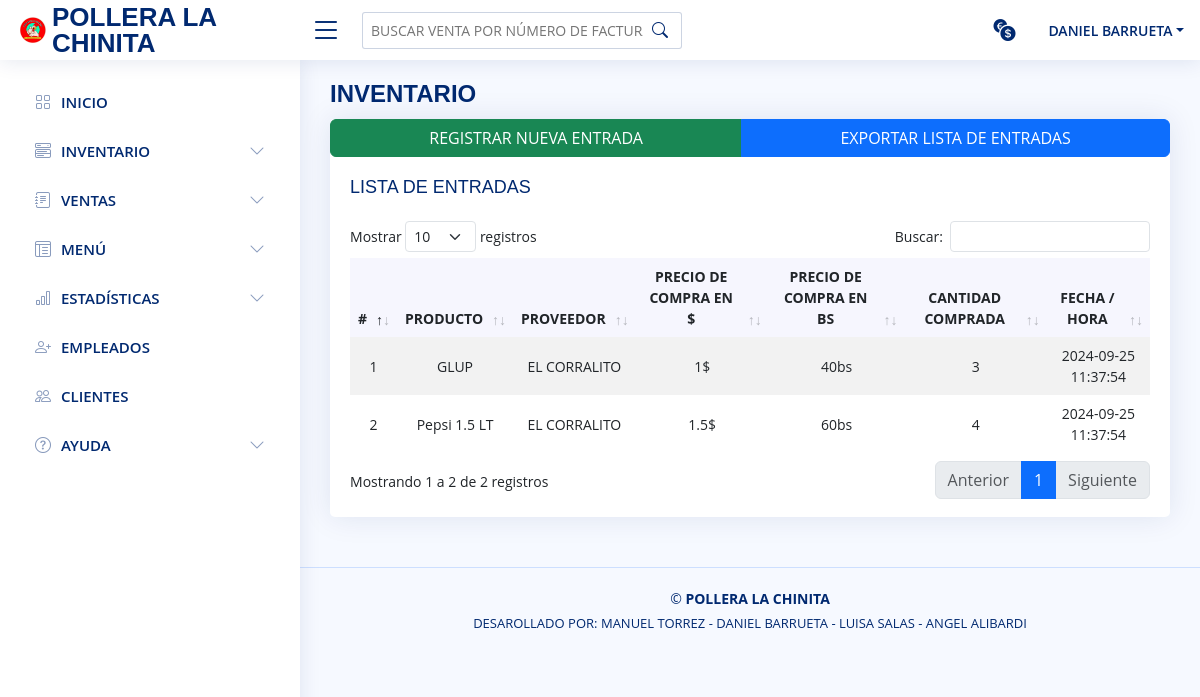
/vista/entrada_de_productos.php (signed in), run on an earlier commit of the app's database.
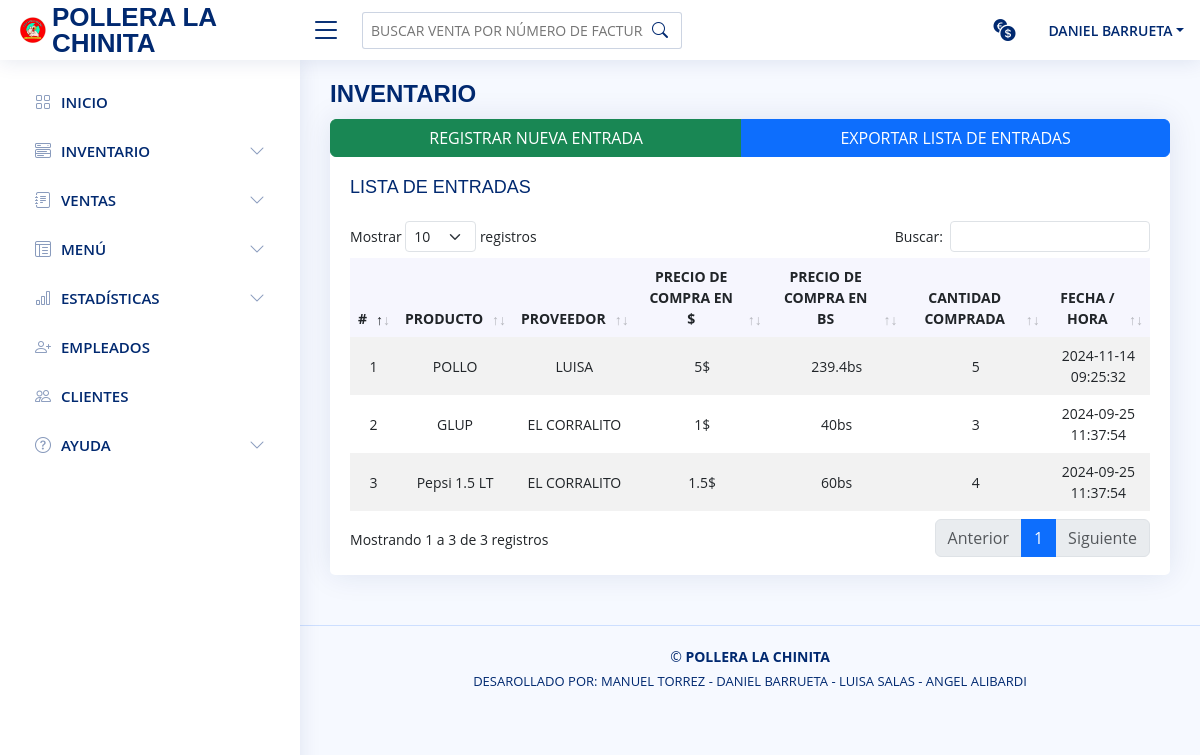
And on a later commit of the database.
### tables this page shows
CREATE TABLE `entrada` (
  `id_entrada` int NOT NULL,
  `id_producto` int NOT NULL,
  `id_proveedor` int NOT NULL,
  `precio_compra_dolar` float NOT NULL,
  `precio_compra_bs` float NOT NULL,
  `stock_comprado` int NOT NULL,
  `fecha_entrada` datetime NOT NULL,
  `n_compra` int NOT NULL
);

CREATE TABLE `producto` (
  `id_producto` int NOT NULL,
  `id_categoria` int NOT NULL,
  `nombre_producto` varchar(30) NOT NULL,
  `precio_compra_dolar` float NOT NULL,
  `precio_compra_bs` float NOT NULL,
  `stock` int NOT NULL,
  `estatus` int NOT NULL
);

CREATE TABLE `proveedor` (
  `id_proveedor` int NOT NULL,
  `cedula_rif` varchar(11) NOT NULL,
  `nombre` varchar(40) NOT NULL,
  `correo` varchar(70) NOT NULL,
  `direccion` varchar(70) NOT NULL,
  `telefono` varchar(11) NOT NULL
);

### modelo/modeloPrincipal.php (called while the page is built, shortened)
<?php
class modeloPrincipal {
    public static function Conexion(){
        if(!$con = mysqli_connect(SERVER, USER, PASSWORD)){
            die("Los datos de conexión con la base de datos ingresados son incorrectos, por favor verifique");
        }
        mysqli_set_charset($con, "utf8");
        return $con;
    }
    public static function consultar($query) {
        if (!$consul = mysqli_query(Self::Conexion(),$query)) {
            mysqli_query(Self::Conexion(),"ROLLBACK;");
            die(mysqli_error($query).' Error en la consulta SQL ejecutada ');
        }else{
            mysqli_query(Self::Conexion(),"COMMIT;");
        }
        return $consul;
    }
}

### include/lista_entradas_include.php (the view, shortened to what this page needs)
<?php
include_once("../modelo/modeloPrincipal.php");
$consulta = modeloPrincipal::consultar("SELECT P.nombre_producto, P.precio_compra_dolar, P.precio_compra_bs , PROV.nombre, E.stock_comprado, E.fecha_entrada
    FROM entrada AS E
    INNER JOIN producto AS P ON P.id_producto = E.id_producto
    INNER JOIN proveedor AS PROV ON PROV.id_proveedor = E.id_proveedor ORDER BY E.fecha_entrada DESC");
$i = 0;
while ( $mostrar = mysqli_fetch_array($consulta)) { $i++;?>
    <tr>
        <td class="col text-center"><?= $i; ?></td>
        <td class="col text-center"><?= $mostrar["nombre_producto"]; ?></td>
        <td class="col text-center"><?= $mostrar["nombre"]; ?></td>
        <td class="col text-center"><?= $mostrar["precio_compra_dolar"].'$'; ?></td>
        <td class="col text-center"><?= $mostrar["precio_compra_bs"].'bs'; ?></td>
        <td class="col text-center"><?= $mostrar["stock_comprado"]; ?></td>
        <td class="col text-center"><?= $mostrar["fecha_entrada"]; ?></td>
    </tr>
<?php } ?>

### vista/entrada_de_productos.php (shortened to what this page needs)
<?php
if (!isset($_SESSION['logged_in']) || $_SESSION['logged_in'] !== true) {
	header('Location: ../index.php');
	exit();
}else{ ?>
  <!DOCTYPE html>
  <html lang="en">
    <head>
      <?php include_once("../include/css_include.php"); ?>
    </head>
    <body>
      <?php include_once("../include/header.php");
        include_once("../include/sliderbar.php"); ?>
      <main id="main" class="main">
        <div class="pagetitle"><h1> INVENTARIO </h1></div>
        <section class="section dashboard">
          <div class="row">
            <div class="col-lg-12">
              <div class="card top-selling overflow-auto">
                <div class="btn-group" role="group" aria-label="Basic mixed styles example">
                  <a type="button" class="btn btn-success" href="registrar_entrada.php">REGISTRAR NUEVA ENTRADA</a>
                  <a class="btn btn-primary" target="_blank" href="./reportes/lista_entradas.php">EXPORTAR LISTA DE ENTRADAS</a>
                </div>
                <div class="card-body pb-3">
                  <h5 class="card-title">LISTA DE ENTRADAS</h5>
                  <table class="table table-borderless table-striped" id="example">
                    <thead>
                      <tr>
                        <th class="col text-center" scope="col">#</th>
                        <th class="col text-center" scope="col">PRODUCTO</th>
                        <th class="col text-center" scope="col">PROVEEDOR</th>
                        <th class="col text-center" scope="col">PRECIO DE COMPRA EN $</th>
                        <th class="col text-center" scope="col">PRECIO DE COMPRA EN BS</th>
                        <th class="col text-center" scope="col">CANTIDAD COMPRADA</th>
                        <th class="col text-center" scope="col">FECHA / HORA</th>
                      </tr>
                    </thead>
                    <tbody>
                        <?php include ('../include/lista_entradas_include.php'); ?>
                    </tbody>
                  </table>
                </div>
              </div>
            </div>
          </div>
        </section>
      </main>
      <?php include_once("../include/footer.php"); include_once("../include/scripts_include.php"); ?>
    </body>
  </html>
<?php } ?>

What changed in the data, as far as the page shows it:
added entrada: id_producto.nombre_producto "POLLO", id_proveedor.nombre "LUISA", id_producto.precio_compra_dolar "5", id_producto.precio_compra_bs "239.4", stock_comprado "5", fecha_entrada "2024-11-14 09:25:32"
Also different on the page:
text written by a page script: "Mostrar registros Buscar: Mostrando 1 a 2 de 2 registros Anterior 1 Siguiente" → "Mostrar registros Buscar: Mostrando 1 a 3 de 3 registros Anterior 1 Siguiente"
